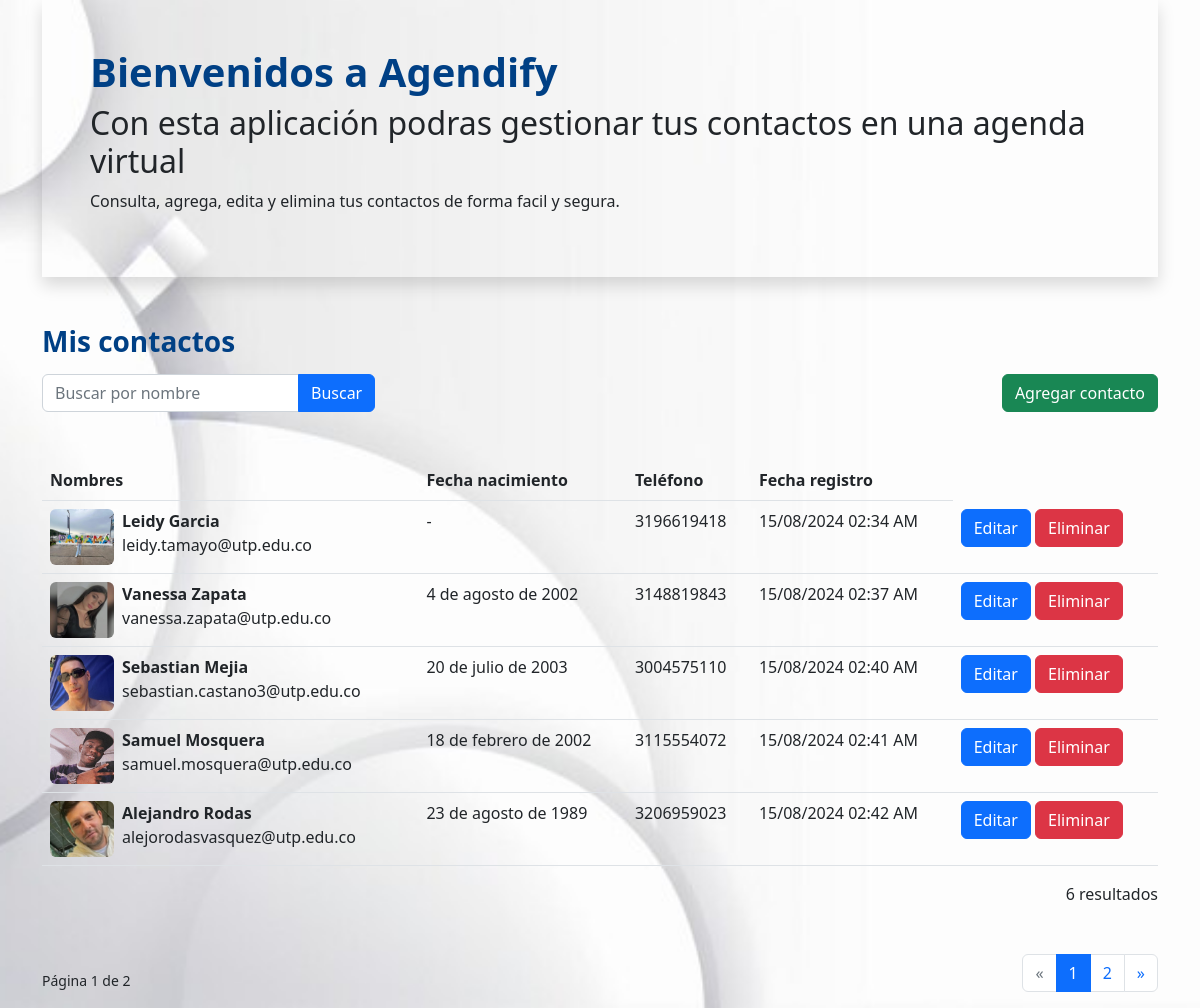
The page / on the database its author committed.
### contactos/models.py (models this page shows, shortened)
class contactos(models.Model):
    avatar = models.ImageField(upload_to='contactos',null=True,blank=True)
    nombre = models.CharField(max_length=100)
    email= models.EmailField(max_length=50) #Validaciones del campo
    fecha = models.DateField(null=True, blank=True) #No obligatorio el campo y en blanco en formulario de Djgango
    telefono = models.CharField(max_length=15, null=True, blank=True)
    create = models.DateTimeField(auto_now_add=True) #Para auditoria gestión automaticamente fecha y hora creación
    "Mostrar en el panel de administración los nombres de los contactos"

### contactos/views.py (the view)
# urls.py: path('',views.ContactListView.as_view(), name='contactos_list'),
class ContactListView(generic.ListView):
    model = contactos
    template_name = 'contactos/contact_list.html'
    paginate_by = 5
    def get_queryset(self) -> QuerySet[Any]:
        q = self.request.GET.get('q')
        if q:
            return contactos.objects.filter(nombre__icontains=q)
        else:
            return super().get_queryset()

### contactos/templates/contactos/contactos_list.html (shortened to what this page needs)
{%load static %}
<!DOCTYPE html>
<html lang="es">
<head>
    <link rel="stylesheet" href="{% static 'bootstrap/css/bootstrap.min.css' %}">
</head>
<body class="container" py-5>
    <div class = "p-5 border-1 shadow">
        <h1 class="fw-bold text-dark-blue">Bienvenidos a Agendify</h1>
        <h2>Con esta aplicación podras gestionar tus contactos en una agenda virtual</h2>
        <p>
            Consulta, agrega, edita y elimina tus contactos de forma facil y segura.
        </p>
    </div>
    <div class="mt-5">
        <h3 class="fw-bold text-dark-blue">Mis contactos</h3>
        <div class="mt-3 d-flex justify-content-between">
            <form action="" style="max-width: 450px;">
                <div class="input-group">
                    <input type="text" class="form-control"  placeholder="Buscar por nombre" name="q" value="{{request.GET.q}}">
                    <button class="btn btn-primary">
                        Buscar
                    </button>
                </div>
            </form>
            <a href="{%url 'contactos_new' %}" class="btn btn-success">
                Agregar contacto
            </a>
         </div>
    </div>
    <div class="table-responsive">
        <table class="mt-5 table table-hover">
            <thead>
                <tr>
                    <th>Nombres</th>
                    <th>Fecha nacimiento</th>
                    <th>Teléfono</th>
                    <th>Fecha registro</th>
                </tr>
            </thead>
            <tbody>
                {%for contactos in object_list%}
                <tr>
                    <td>
                        <div class="d-flex gap-2">
                            {%if contactos.avatar%}
                            <img src="{{contactos.avatar.url}}" alt="" class="rounded" style="width: 64px;">
                            {%endif%}
                            <div>
                                <div class="fw-bold">{{contactos.nombre}}</div>
                                <div>{{contactos.email}}</div>
                            </div>
                        </div>
                    </td>
                    <td>{{contactos.fecha|default:'-'}}</td>
                    <td>{{contactos.telefono|default:'-'}}</td>
                    <td>{{contactos.create|date:'d/m/Y h:i A'}}</td>
                    <td>
                        <div class=""btn-group btn-group-sm>
                            <a href="{% url 'contactos_edit' contactos.pk %}" class="btn btn-primary">Editar</a>
                            <a href="{% url 'contactos_delete' contactos.pk %}" class="btn btn-danger">Eliminar</a>
                        </div>
                    </td>
                </tr>
                {%endfor%}
            </tbody>
        </table>
    </div>
    <div class="text-end mb-5">
        {{ page_obj.paginator.count }} resultado{{ page_obj.paginator.count|pluralize }}
    </div>
    <div class="d-flex justify-content-between align-items-center">
        <small class="d-none d-sm-inline-block text-body">
            Página {{ page_obj.number }} de {{ page_obj.paginator.num_pages }}
        </small>
        <nav aria-label="Page navigation">
            <ul class="pagination justify-content-center">
                {% if page_obj.has_previous %}
                    <li class="page-item">
                        <a class="page-link" href="{% url 'contactos_list' %}?page={{ page_obj.previous_page_number }}" aria-label="Anterior">
                            <span aria-hidden="true">«</span>
                        </a>
                    </li>
                {% else %}
                    <li class="page-item disabled">
                        <a class="page-link" href="#" aria-label="Anterior">
                            <span aria-hidden="true">«</span>
                        </a>
                    </li>
                {% endif %}
                {% for page in page_obj.paginator.page_range %}
                    {% if page_obj.number == page %}
                        <li class="page-item active" aria-current="page">
                            <span class="page-link">{{ page }}</span>
                        </li>
                    {% else %}
                        <li class="page-item">
                            <a class="page-link" href="{% url 'contactos_list' %}?page={{ page }}">{{ page }}</a>
                        </li>
                    {% endif %}
                {% endfor %}
                {% if page_obj.has_next %}
                    <li class="page-item">
                        <a class="page-link" href="{% url 'contactos_list' %}?page={{ page_obj.next_page_number }}" aria-label="Siguiente">
                            <span aria-hidden="true">»</span>
                        </a>
                    </li>
                {% else %}
                    <li class="page-item disabled">
                        <span class="page-link">»</span>
                    </li>
                {% endif %}
            </ul>
        </nav>
    </div>
</body>
</html>

### rows shown on the page
contactos: avatar (picture), nombre "Leidy Garcia", email "leidy.tamayo@utp.edu.co", fecha "-", telefono "3196619418", create "15/08/2024 02:34 AM"
contactos: avatar (picture), nombre "Vanessa Zapata", email "vanessa.zapata@utp.edu.co", fecha "4 de agosto de 2002", telefono "3148819843", create "15/08/2024 02:37 AM"
contactos: avatar (picture), nombre "Sebastian Mejia", email "sebastian.castano3@utp.edu.co", fecha "20 de julio de 2003", telefono "3004575110", create "15/08/2024 02:40 AM"
contactos: avatar (picture), nombre "Samuel Mosquera", email "samuel.mosquera@utp.edu.co", fecha "18 de febrero de 2002", telefono "3115554072", create "15/08/2024 02:41 AM"
contactos: avatar (picture), nombre "Alejandro Rodas", email "alejorodasvasquez@utp.edu.co", fecha "23 de agosto de 1989", telefono "3206959023", create "15/08/2024 02:42 AM"

### other values the page prints
{{ page_obj.paginator.count }} "6"
{{ page_obj.number }} "1"
{{ page_obj.paginator.num_pages }} "2"
{{ page }} "1"
{{ page }} "2"
